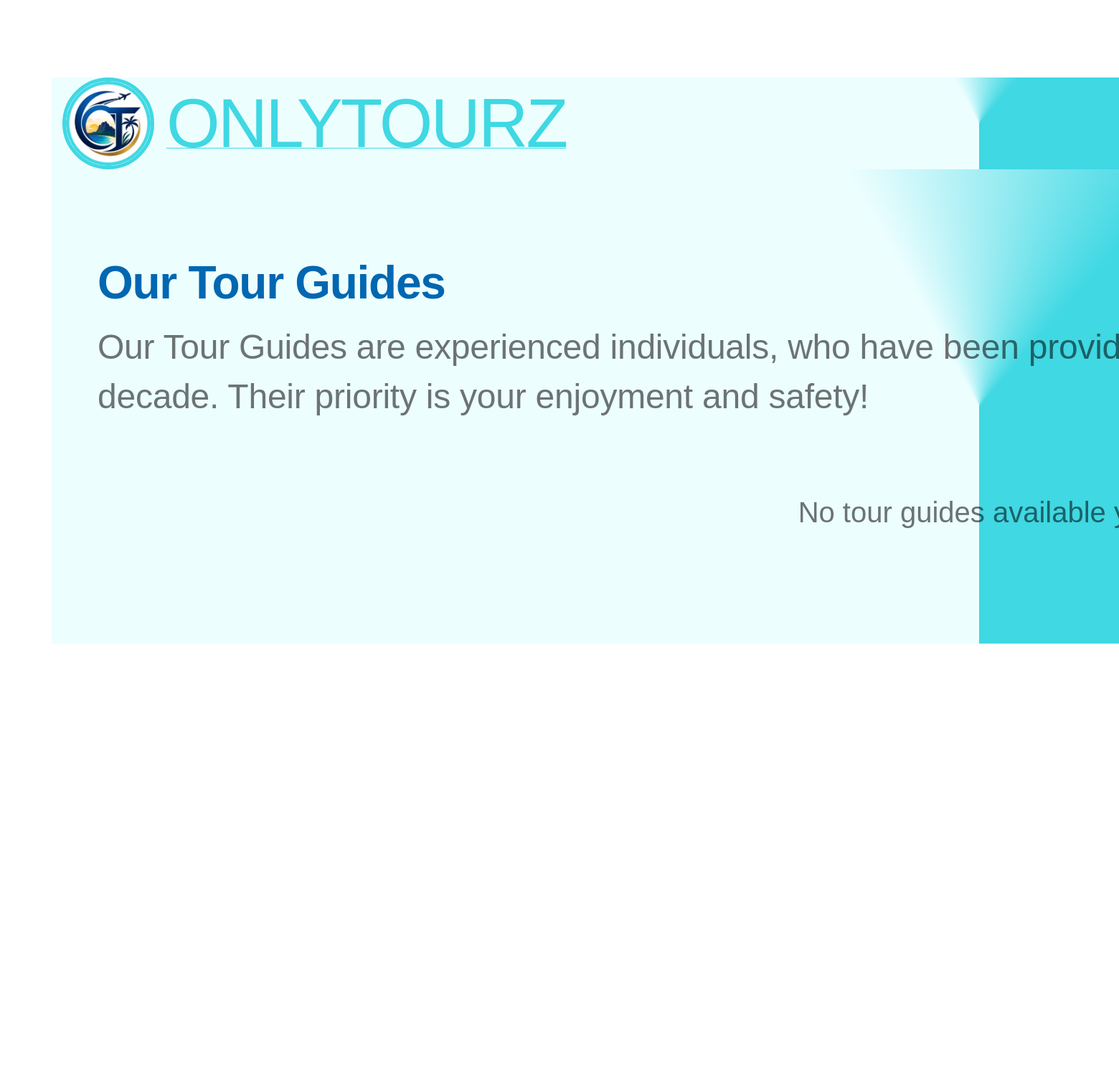
Before: /tourguides/ (upper part) with the older database file.
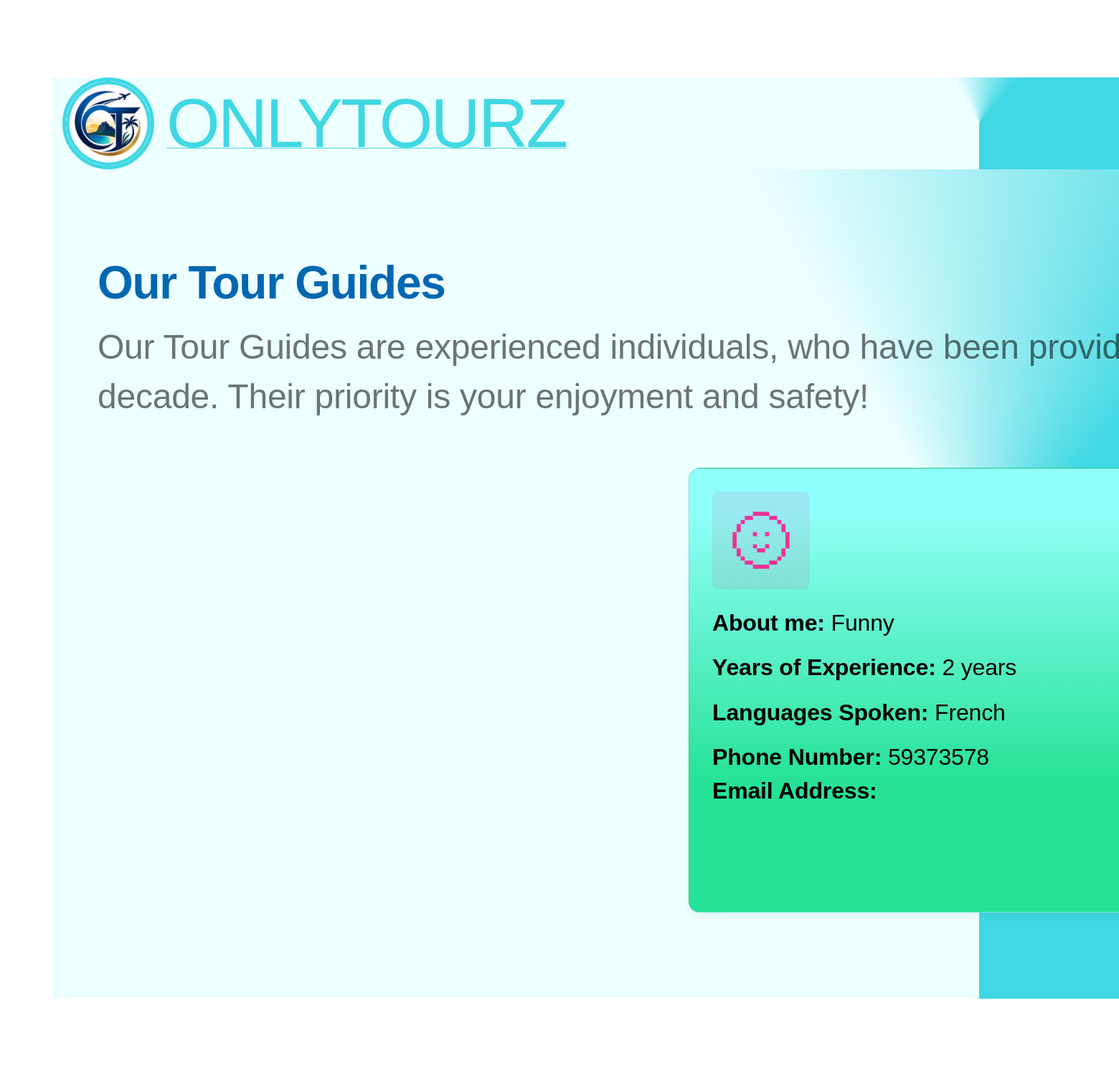
After: the same page with the newer database file.
### OnlyToursApp/models.py (models this page shows, shortened)
class TourGuide(User):
	PhoneNumber = models.CharField(null=True, blank=True, max_length=12, help_text='Enter a Phone Number')
	YearsofExperience = models.IntegerField(null=True, blank=True, help_text='Enter your Years of Experience')
	PrimaryLanguage = models.CharField(null=True, blank=True, max_length=30,  help_text='Enter your Primary Language')
	Biography = models.CharField(null=True, blank=True, max_length=30,  help_text='Enter a biography of yourself')

class LanguagesSpoken(models.Model):
	Guide = models.ForeignKey(TourGuide, on_delete=models.CASCADE, help_text="Choose a Guide" )
	Language = models.CharField(null=True, blank=True, max_length=30,help_text="Enter a language" )

### OnlyToursApp/views.py (the view)
# urls.py: path('tourguides/', views.TourGuideListView.as_view(), name='tourguides'),
class TourGuideListView(ListView):
	model = TourGuide
	template_name = 'tour_guide.html'
	context_object_name = 'tourguides'

### OnlyToursApp/templates/tour_guide.html (shortened to what this page needs)
{% load static %}
<!DOCTYPE html>
<html lang="en">
<head>
    <link rel="stylesheet" href="{% static 'tourism/css/vars_tourguide.css' %}">
    <link rel="stylesheet" href="{% static 'tourism/css/style_tourguide.css' %}">
</head>
<body>
    <div class="tour-guide">
        <div class="desktop">
            <div class="header-6">
                <img
                    class="image"
                    src="{% static 'tourism/images/image0.png' %}"
                    alt="OnlyTourz"
                >
                <div class="onlytourz">
                    <span>
                        <span class="onlytourz-span">
                            ONLYTOURZ
                        </span>
                    </span>
                </div>
            </div>
            <div class="tour-guides">
                <div class="header">
                    <div class="our-tour-guides">
                        Our Tour Guides
                    </div>
                    <div class="our-tour-guides-are-experienced-individuals-who-have-been-providing-their-touring-services-for-more-than-a-decade-their-priority-is-your-enjoyment-and-safety">
                        Our Tour Guides are experienced individuals, who have been
                        providing their touring services for more than a decade.
                        Their priority is your enjoyment and safety!
                    </div>
                </div>
                <div class="gallery guide-grid">
                    {% for guide in tourguides %}
                    <div class="guide-card">
                        <div class="author2">
                            <img
                                class="image3"
                                src="{% static 'tourism/images/image2.png' %}"
                                alt="{{ guide.FirstName }} {{ guide.Surname }}"
                            >
                        </div>
                        <div class="guide-info">
                            <p>
                                <strong>About me:</strong>
                                {{ guide.Biography|default:"Not provided" }}
                            </p>
                            <p>
                                <strong>Years of Experience:</strong>
                                {% if guide.YearsofExperience is not None %}{{ guide.YearsofExperience }} years{% else %}Not provided{% endif %}
                            </p>
                            <p>
                                <strong>Languages Spoken:</strong>
                                {% for lang in guide.languagesspoken_set.all %}{{ lang.Language|default_if_none:"" }}{% if not forloop.last %}, {% endif %}{% empty %}Not provided{% endfor %}
                            </p>
                            <p>
                                <strong>Phone Number:</strong>
                                {{ guide.PhoneNumber|default:"Not provided" }}
                                <br>
                                <strong>Email Address:</strong>
                            </p>
                        </div>
                    </div>
                    {% empty %}
                    <p class="guide-empty">No tour guides available yet.</p>
                    {% endfor %}
                </div>
            </div>
        </div>
    </div>
</body>
</html>

Changed rows visible on the page:
added TourGuide: Biography "Funny", YearsofExperience "2", PhoneNumber "59373578"
added LanguagesSpoken: Language "French"
Other visible differences:
text no longer shown: "No tour guides available…"
